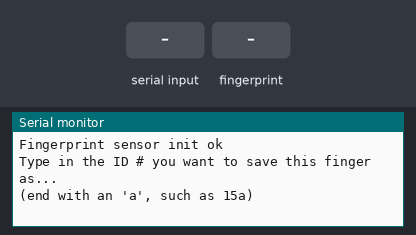
Simulated run of this sketch. Board: Arduino Uno, built with avr-gcc and run on an emulated ATmega328P. On the bench: the last lines printed to the serial monitor. Inputs (shaded band) come from the test bench.

Above: at 2.2 s.
2.3 s: "90,45\n" received over Serial
At 3.3 s:
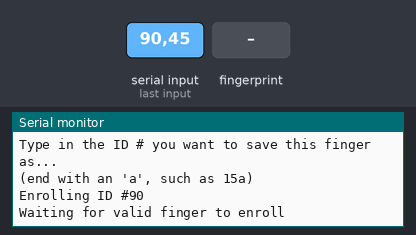
3.8 s: finger stored as number 1 placed on the sensor
At 4.6 s:
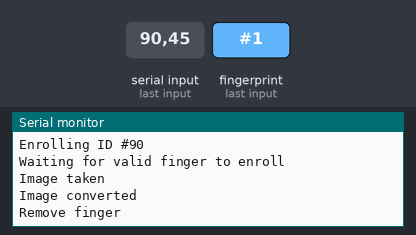
7.5 s: finger stored as number 1 placed on the sensor
At 7.66 s:
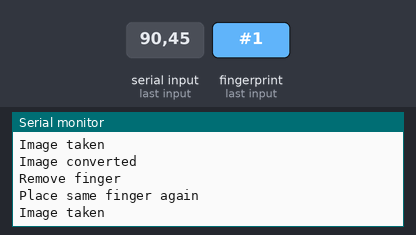

The sketch:

enroll.ino
```cpp
// (licence header left out)
#include <Adafruit_Fingerprint.h>
#include <Streaming.h>
#include <SoftwareSerial.h>

uint8_t getFingerprintEnroll(uint8_t id);

SoftwareSerial mySerial(A4, A5);                    // rx, tx

Adafruit_Fingerprint finger = Adafruit_Fingerprint(&mySerial);


void setup()
{

    Serial.begin(38400);
    finger.begin(57600);

    if (finger.verifyPassword())
    {
        Serial.println("Fingerprint sensor init ok");
    }
    else
    {
        Serial.println("Did not find fingerprint sensor :(");
        while (1);
    }
}

void loop()                     // run over and over again
{
    Serial.println("Type in the ID # you want to save this finger as...\r\n(end with an 'a', such as 15a)");
    uint8_t id = 0;

    while (Serial.available())
    {
        char c = Serial.read();
    }

    while (true)
    {
        while (! Serial.available());
        char c = Serial.read();

        if (! isdigit(c))
        {
            while(Serial.available())
            {
                c = Serial.read();
            }
            break;
        }
        id *= 10;
        id += c - '0';
    }

    Serial.print("Enrolling ID #");
    Serial.println(id);

    while (!getFingerprintEnroll(id));
}

uint8_t getFingerprintEnroll(uint8_t id)
{
    uint8_t p = -1;
    Serial.println("Waiting for valid finger to enroll");
    while (p != FINGERPRINT_OK) {
        p = finger.getImage();
        switch (p) {
            case FINGERPRINT_OK:
            Serial.println("Image taken");
            break;
            case FINGERPRINT_NOFINGER:
            //Serial.println(".");
            break;
            case FINGERPRINT_PACKETRECIEVEERR:
            Serial.println("Communication error");
            break;
            case FINGERPRINT_IMAGEFAIL:
            Serial.println("Imaging error");
            break;
            default:
            Serial.println("Unknown error");
            break;
        }
    }

    // OK success!

    p = finger.image2Tz(1);
    switch (p) {
        case FINGERPRINT_OK:
        Serial.println("Image converted");
        break;
        case FINGERPRINT_IMAGEMESS:
        Serial.println("Image too messy");
        return p;
        case FINGERPRINT_PACKETRECIEVEERR:
        Serial.println("Communication error");
        return p;
        case FINGERPRINT_FEATUREFAIL:
        Serial.println("Could not find fingerprint features");
        return p;
        case FINGERPRINT_INVALIDIMAGE:
        Serial.println("Could not find fingerprint features");
        return p;
        default:
        Serial.println("Unknown error");
        return p;
    }

    Serial.println("Remove finger");
    delay(2000);
    p = 0;
    while (p != FINGERPRINT_NOFINGER) {
        p = finger.getImage();
    }

    p = -1;
    Serial.println("Place same finger again");
    while (p != FINGERPRINT_OK) {
        p = finger.getImage();
        switch (p) {
            case FINGERPRINT_OK:
            Serial.println("Image taken");
            break;
            case FINGERPRINT_NOFINGER:
            //Serial.print(".");
            break;
            case FINGERPRINT_PACKETRECIEVEERR:
            Serial.println("Communication error");
            break;
            case FINGERPRINT_IMAGEFAIL:
            Serial.println("Imaging error");
            break;
            default:
            Serial.println("Unknown error");
            break;
        }
    }

    // OK success!

    p = finger.image2Tz(2);
    switch (p) {
        case FINGERPRINT_OK:
        Serial.println("Image converted");
        break;
        case FINGERPRINT_IMAGEMESS:
        Serial.println("Image too messy");
        return p;
        case FINGERPRINT_PACKETRECIEVEERR:
        Serial.println("Communication error");
        return p;
        case FINGERPRINT_FEATUREFAIL:
        Serial.println("Could not find fingerprint features");
        return p;
        case FINGERPRINT_INVALIDIMAGE:
        Serial.println("Could not find fingerprint features");
        return p;
        default:
        Serial.println("Unknown error");
        return p;
    }


    // OK converted!
    p = finger.createModel();
    if (p == FINGERPRINT_OK) {
        Serial.println("Prints matched!");
    } else if (p == FINGERPRINT_PACKETRECIEVEERR) {
        Serial.println("Communication error");
        return p;
    } else if (p == FINGERPRINT_ENROLLMISMATCH) {
        Serial.println("Fingerprints did not match");
        return p;
    } else {
        Serial.println("Unknown error");
        return p;
    }

    p = finger.storeModel(id);
    if (p == FINGERPRINT_OK) {
        Serial.println("Stored!");
    } else if (p == FINGERPRINT_PACKETRECIEVEERR) {
        Serial.println("Communication error");
        return p;
    } else if (p == FINGERPRINT_BADLOCATION) {
        Serial.println("Could not store in that location");
        return p;
    } else if (p == FINGERPRINT_FLASHERR) {
        Serial.println("Error writing to flash");
        return p;
    } else {
        Serial.println("Unknown error");
        return p;
    }
}
```

Measured:
- after the input at 2.3 s, the serial monitor: prints a new line at once (image 1)
- after the input at 3.8 s, the serial monitor: prints a new line at once (image 2)
- after the input at 7.5 s, the serial monitor: prints a new line at once (image 3)
